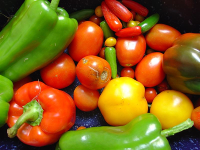
#> input picture project2/PCA_&_KMEANS/chapter 9/vegetables.png, 200 x 150 px
$ python 9_1.py
#> lines starting #> are read from the running program, lines starting #| are printed output that depends on the picture
# -*- coding: utf-8 -*-
"""
Created on Tue Nov 28 12:02:09 2023

@author: Utilizador
"""

import numpy as np
from sklearn.cluster import KMeans
from mpl_toolkits.mplot3d import axes3d
from skimage.io import imsave,imread
img = imread("vegetables.png")
#> img is the input picture: shape (150, 200, 3); mean R, G, B 137.8, 96.7, 23.8
w,h,d = img.shape
#> w = 150; h = 200; d = 3
cols = np.reshape(img/255.0, (w * h, d))

# for each n_cluster we have 1 centroid that represents 1 color of the final image
kmeans = KMeans(n_clusters=4).fit(cols)
centroids = kmeans.cluster_centers_
#> centroids = [[0.819, 0.268, 0.0339], [0.899, 0.777, 0.282], [0.184, 0.0989, 0.0588], [0.401, 0.593, 0.0943]]
labels = kmeans.predict(cols)

c_cols = np.zeros(cols.shape)
for ix in range(cols.shape[0]):
    c_cols[ix,:]=centroids[labels[ix]]

final_img = np.reshape(c_cols,(w,h,3))
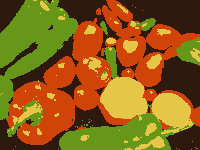
#> final_img: shape (150, 200, 3) float64; mean of channels 0, 1, 2 0.54, 0.379, 0.0934; drawn as R, G, B
#> (the run stopped early here; a loop or call above may not have finished)
